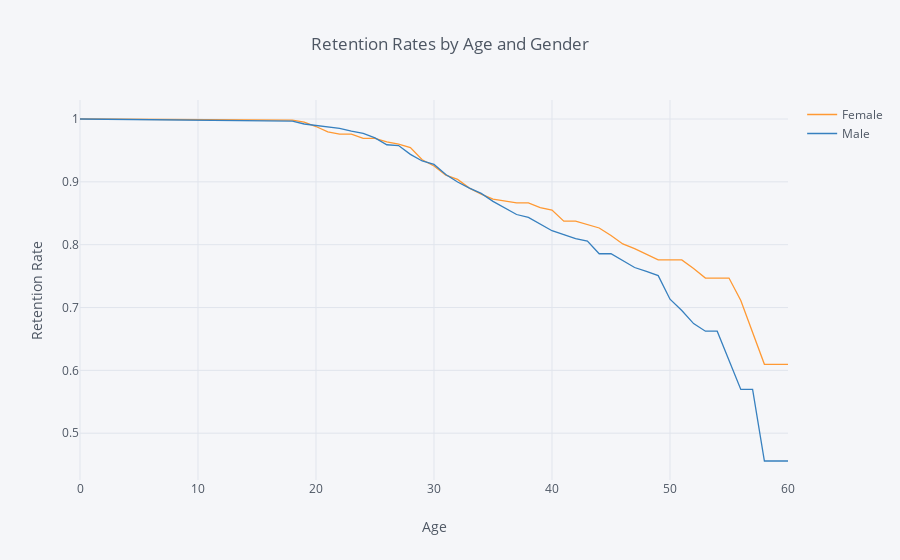

Notebook cell for this chart:
### Code cell
retention=survival(data,'Gender','Age','Attrition')

retention.iplot(kind='line', xTitle='Age', yTitle='Retention Rate',
            title='Retention Rates by Age and Gender')

### Figure 1 — Plotly figure (JSON) as saved in the notebook; plotly's stock layout.template omitted (floating-point values rounded to 4 significant figures)
{"data": [{"line": {"color": "rgba(255, 153, 51, 1.0)", "dash": "solid", "shape": "linear", "width": 1.3}, "mode": "lines", "name": "Female", "text": "", "type": "scatter", "uid": "e6cbb411-b148-448c-98b3-52517f5c1f5c", "x": [0, 18, 19, 20, 21, 22, 23, 24, 25, 26, 27, 28, 29, 30, 31, 32, 33, 34, 35, 36, 37, 38, 39, 40, 41, 42, 43, 44, 45, 46, 47, 48, 49, 50, 51, 52, 53, 54, 55, 56, 57, 58, 59, 60], "y": [1, 0.9983, 0.9949, 0.988, 0.9794, 0.976, 0.976, 0.969, 0.969, 0.9637, 0.9601, 0.9544, 0.9352, 0.9252, 0.9105, 0.904, 0.8901, 0.8804, 0.8725, 0.8696, 0.8665, 0.8665, 0.8591, 0.8551, 0.8374, 0.8374, 0.8322, 0.8266, 0.8146, 0.8011, 0.7936, 0.785, 0.7757, 0.7757, 0.7757, 0.7621, 0.7469, 0.7469, 0.7469, 0.7113, 0.6605, 0.6097, 0.6097, 0.6097]}, {"line": {"color": "rgba(55, 128, 191, 1.0)", "dash": "solid", "shape": "linear", "width": 1.3}, "mode": "lines", "name": "Male", "text": "", "type": "scatter", "uid": "b894cf22-8403-4b94-bf39-c476a359896b", "x": [0, 18, 19, 20, 21, 22, 23, 24, 25, 26, 27, 28, 29, 30, 31, 32, 33, 34, 35, 36, 37, 38, 39, 40, 41, 42, 43, 44, 45, 46, 47, 48, 49, 50, 51, 52, 53, 54, 55, 56, 57, 58, 59, 60], "y": [1, 0.9966, 0.9921, 0.9898, 0.9886, 0.9852, 0.9806, 0.977, 0.9699, 0.959, 0.9578, 0.9438, 0.9332, 0.9277, 0.9118, 0.8997, 0.8901, 0.8817, 0.8689, 0.8589, 0.848, 0.8433, 0.8331, 0.8222, 0.8162, 0.8096, 0.8058, 0.7856, 0.7856, 0.7752, 0.7637, 0.7575, 0.7508, 0.7132, 0.6952, 0.6744, 0.6624, 0.6624, 0.6172, 0.5697, 0.5697, 0.4558, 0.4558, 0.4558]}], "layout": {"legend": {"bgcolor": "#F5F6F9", "font": {"color": "#4D5663"}}, "paper_bgcolor": "#F5F6F9", "plot_bgcolor": "#F5F6F9", "title": {"font": {"color": "#4D5663"}, "text": "Retention Rates by Age and Gender"}, "xaxis": {"gridcolor": "#E1E5ED", "showgrid": true, "tickfont": {"color": "#4D5663"}, "title": {"font": {"color": "#4D5663"}, "text": "Age"}, "zerolinecolor": "#E1E5ED"}, "yaxis": {"gridcolor": "#E1E5ED", "showgrid": true, "tickfont": {"color": "#4D5663"}, "title": {"font": {"color": "#4D5663"}, "text": "Retention Rate"}, "zerolinecolor": "#E1E5ED"}}}
